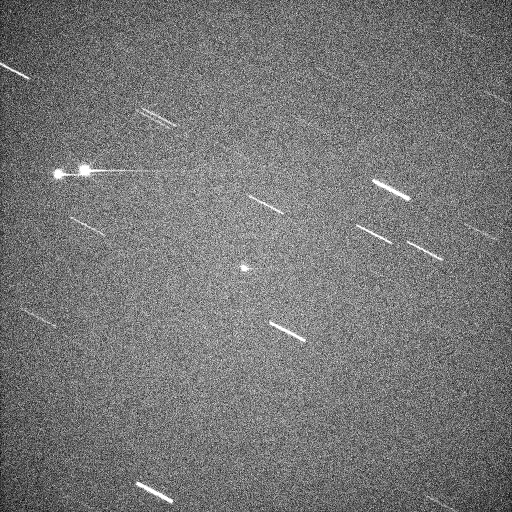
#> input picture output/normalized_image.png, 1024 x 1024 px (shown at 1/2 size)
$ python -i streakprocessing.py   (imports and definitions only)
#> lines starting #> are read from the running program, lines starting #| are printed output that depends on the picture
import os
import cv2
import numpy as np
from astropy.io import fits
import json
import matplotlib.pyplot as plt
from matplotlib.colors import LightSource
import logging
from PIL import Image
from PIL import PngImagePlugin
from datetime import datetime
from satprocessing import build_satellite, get_ra_dec_rates
from image_calibrator import calibrate_image

# [271 lines left out: functions load_fits_image, estimate_steak_length, detect_streaks, endpoint_filer, line_length_filter, add_colinear_segments and 2 more, not called in this run]

def gaussian_binarize(image):
    """
    Background detection using Gaussian blur high-pass filtering.

    This method isolates streaks by creating a high-pass filter that removes
    low-frequency background components while preserving sharp features like
    satellites. The approach:

    1. Clips outliers using percentiles (2% to 99.8%) to handle hot pixels and
       bright stars that would otherwise dominate the background estimation.
    2. Estimates background via Gaussian blur (51x51 kernel), capturing the
       smooth low-frequency component of the image.
    3. Subtracts background from clipped image to isolate high-frequency features
       (streaks, stars, cosmic rays).
    4. Applies gradient magnitude to enhance edges and improve SNR.
    5. Uses robust sigma estimation (MAD-based) to adaptively threshold across
       different k-values, finding the best threshold that captures streak
       signal without excessive noise.

    This method works well for images with smooth background gradients and is
    computationally efficient, though it may struggle with highly variable
    backgrounds or crowded star fields.
    """
    # Percentile clip to tame hot pixels & bright stars
    p1, p99 = np.percentile(image, (2, 99.8))
    clipped = np.clip(image, p1, p99)

    # Remove low-frequency background (top-hat): blur, subtract
    background = cv2.GaussianBlur(clipped, (51, 51), 0)

    highpass = clipped - background

    save_image_with_metadata("highpass.png", highpass,
                             tags={"stage": "highpass", "method": "gaussian_blur"},
                             normalize=True)

    save_image_with_metadata("background.png", background,
                             tags={"stage": "background", "method": "gaussian_blur"},
                             normalize=True)


    # Blur slightly to improve SNR for thresholding
    hp_blur = cv2.GaussianBlur(highpass, (5, 5), 0)

    gy, gx = np.gradient(highpass)
    grad_mag = np.hypot(gx, gy)

    save_image_with_metadata("image_display1.png", grad_mag,
                             tags={"stage": "gradient_magnitude", "pass": "pre_threshold"},
                             dir="output", normalize=True)
    # Gradient magnitude visualization


    # Robust sigma via MAD
    med = np.median(hp_blur)
    mad = np.median(np.abs(hp_blur - med)) + 1e-6
    sigma = 1.4826 * mad

    # Try a small ladder of k values for faint streaks
    for k in (3.0, 2.5, 2.0, 1.5, 1.2):
        print(f"Trying k={k} for thresholding")
        thr = med + k * sigma
        binary = (hp_blur >= thr).astype(np.uint8) * 255
        # Close tiny gaps
        binary = cv2.morphologyEx(binary, cv2.MORPH_CLOSE,
                                  cv2.getStructuringElement(cv2.MORPH_RECT, (3, 3)))

        save_image_with_metadata("binary.png", binary,
                                 tags={"stage": "binarized", "k": str(k), "method": "gaussian_blur"})

        if np.count_nonzero(binary) > 50:
               # enough pixels to attempt Hough
            return binary


    return binary  # best effort

# [125 lines left out: functions simple_median, double_threshold, save_streaks_to_csv, not called in this run]

def save_image_with_metadata(filename, image, tags=None, dir="output", normalize=False):
    """
    Save image faithfully to disk with optional metadata.
    - normalize=False: save raw data as-is (preserve full dynamic range).
    - normalize=True: rescale to 0-255 for visualization.
    Uses cv2.imwrite + PIL metadata for lossless storage.
    """
    os.makedirs(dir, exist_ok=True)
    filepath = os.path.join(dir, filename)

    if not isinstance(image, np.ndarray):
        logging.warning(f"Image is not numpy array, skipping save to {filepath}")
        return

    # Prepare image for saving
    img_to_save = image.copy()

    # Handle normalization if requested
    if normalize and img_to_save.dtype in [np.float32, np.float64]:
        # Normalize float to 0-255 preserving full range
        img_min, img_max = np.min(img_to_save), np.max(img_to_save)
        if img_max > img_min:
            img_to_save = ((img_to_save - img_min) / (img_max - img_min) * 255).astype(np.uint8)
        else:
            img_to_save = img_to_save.astype(np.uint8)
    elif img_to_save.dtype == np.float32 or img_to_save.dtype == np.float64:
        # Save float as-is (cv2.imwrite will handle)
        img_to_save = img_to_save.astype(np.float32)
    else:
        # Already uint8 or other integer type
        pass

    # Handle 3-channel images (BGR for OpenCV consistency)
    if len(img_to_save.shape) == 3 and img_to_save.shape[2] == 3:
        # Already BGR, cv2.imwrite handles this correctly
        pass
    elif len(img_to_save.shape) == 2:
        # Grayscale, cv2.imwrite handles this
        pass

    # Save with cv2 (faithful, lossless PNG)
    success = cv2.imwrite(filepath, img_to_save)
    if not success:
        logging.error(f"Failed to save image to {filepath}")
        return

    # Add metadata via PIL if tags provided
    if tags:
        try:
            pil_image = Image.open(filepath)
            metadata = PngImagePlugin.PngInfo()
            for i, tag in enumerate(tags or []):
                key = f"tag_{i+1}"
                metadata.add_text(key, str(tag))
            pil_image.save(filepath, pnginfo=metadata)
        except Exception as e:
            logging.warning(f"Could not add metadata to {filepath}: {e}")

    logging.info(f"Saved image (dtype={image.dtype}, range=[{np.min(image):.2f}, {np.max(image):.2f}]) to {filepath}")

# [209 lines left out: functions draw_bounding_boxes, draw_filter_stage_overlays, save_config_and_results, hotpixel_removal, main, not called in this run]

# [2 lines not run here, left out]


'''

        ("images/8b5f6576-fb72-45c7-b0e2-83923ff9b233.fit")
        NORAD_id = 32265

        ("images/9f2022f0-264a-4701-adf3-1495f64f67d1.fit")
        NORAD_id = 23775

        ("images/Intelsat-40_G200_05s.fits")
        NORAD_id = 56174

'''

>>> import cv2
>>> picture = cv2.imread('output/normalized_image.png')
#> picture is the input picture: shape (1024, 1024, 3); min 0, max 255, mean 118.3
>>> result = gaussian_binarize(picture)
#> in gaussian_binarize, `p1, p99 = np.percentile(image, (2, 99.8))`: p1 = 0; p99 = 255
#> in gaussian_binarize, `background = cv2.GaussianBlur(clipped, (51, 51), 0)`:
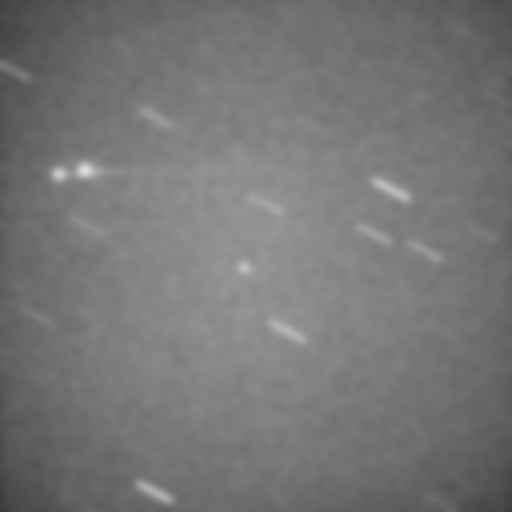
#> background: shape (1024, 1024, 3) float64 (shown at 1/2 size); min 59.38, max 222.2, mean 118.3
#> in gaussian_binarize, `highpass = clipped - background`:
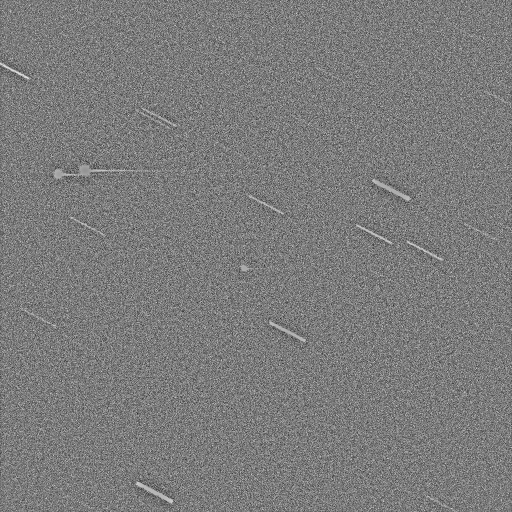
#> highpass: shape (1024, 1024, 3) float64 (shown at 1/2 size); min -173.3, max 183.4, mean 0; drawn with min black and max white
#> in save_image_with_metadata, `img_min, img_max = np.min(img_to_save), np.max(img_to_save)`: img_min = -173.3; img_max = 183.4
#> the loop in save_image_with_metadata, `for i, tag in enumerate(tags or []):` made 2 passes
#> (tag, key) on passes 1 to 2: ('stage', 'tag_1'), ('method', 'tag_2')
#> call 2 of save_image_with_metadata, with filename = 'background.png', dir = 'output', normalize = True
#> in save_image_with_metadata (call 2), `img_min, img_max = np.min(img_to_save), np.max(img_to_save)`: img_min = 59.38; img_max = 222.2
#> in save_image_with_metadata (call 2), `img_to_save = ((img_to_save - img_min) / (img_max - img_min) * 255).as..`:
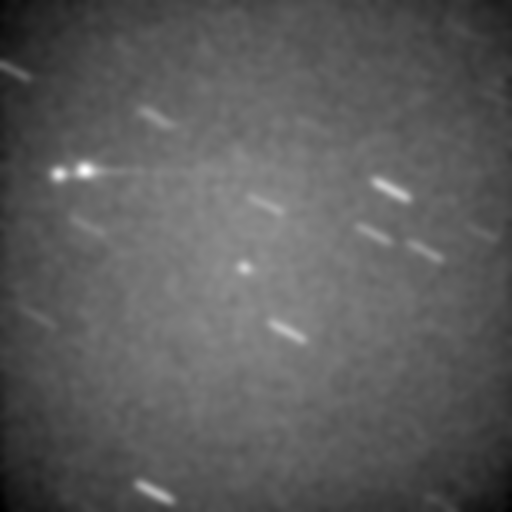
#> img_to_save: shape (1024, 1024, 3) (shown at 1/2 size); min 0, max 255, mean 91.8
#> the loop in save_image_with_metadata (call 2), `for i, tag in enumerate(tags or []):` made 2 passes
#> in gaussian_binarize, `hp_blur = cv2.GaussianBlur(highpass, (5, 5), 0)`:
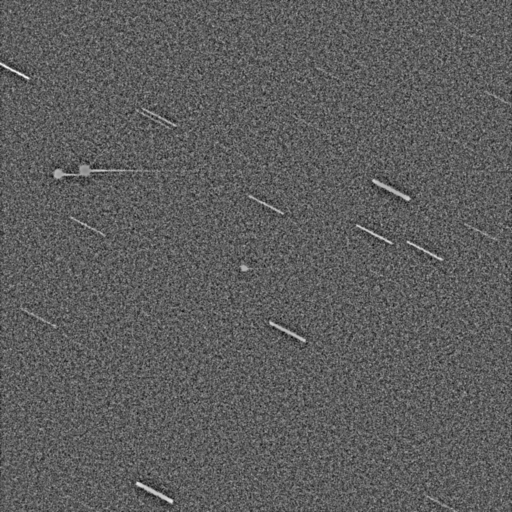
#> hp_blur: shape (1024, 1024, 3) float64 (shown at 1/2 size); min -73.84, max 126.8, mean 0; drawn with min black and max white
#> (the run stopped early here; a loop or call above may not have finished)
